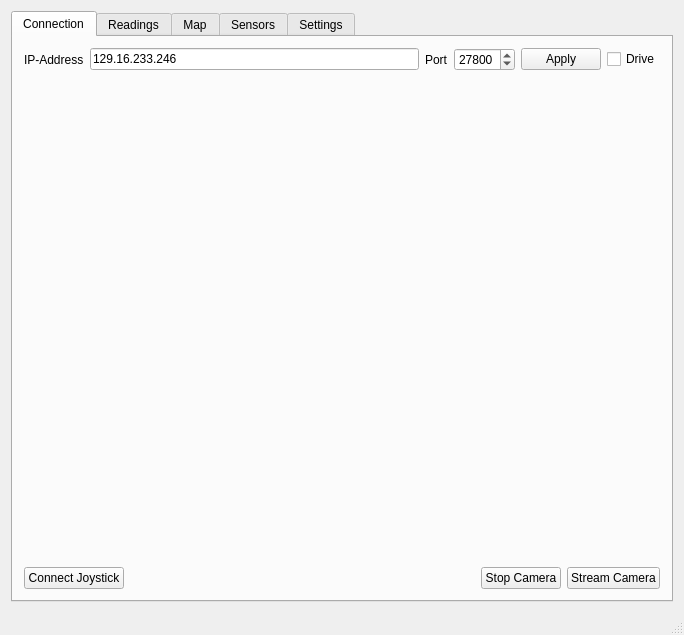
<?xml version="1.0" encoding="UTF-8"?>
<ui version="4.0">
 <class>MainWindow</class>
 <widget class="QMainWindow" name="MainWindow">
  <property name="geometry">
   <rect>
    <x>0</x>
    <y>0</y>
    <width>684</width>
    <height>635</height>
   </rect>
  </property>
  <property name="windowTitle">
   <string>MainWindow</string>
  </property>
  <widget class="QWidget" name="centralWidget">
   <layout class="QHBoxLayout" name="horizontalLayout">
    <item>
     <widget class="QTabWidget" name="tabWidget">
      <property name="currentIndex">
       <number>0</number>
      </property>
      <widget class="QWidget" name="tab">
       <attribute name="title">
        <string>Connection</string>
       </attribute>
       <layout class="QVBoxLayout" name="verticalLayout">
        <item>
         <layout class="QHBoxLayout" name="horizontalLayout_3">
          <item>
           <widget class="QLabel" name="label">
            <property name="text">
             <string>IP-Address</string>
            </property>
           </widget>
          </item>
          <item>
           <widget class="QLineEdit" name="ipAddressEdit">
            <property name="text">
             <string>129.16.233.246</string>
            </property>
           </widget>
          </item>
          <item>
           <widget class="QLabel" name="label_2">
            <property name="text">
             <string>Port</string>
            </property>
           </widget>
          </item>
          <item>
           <widget class="QSpinBox" name="portBox">
            <property name="maximum">
             <number>65535</number>
            </property>
            <property name="value">
             <number>27800</number>
            </property>
           </widget>
          </item>
          <item>
           <widget class="QPushButton" name="applyButton">
            <property name="text">
             <string>Apply</string>
            </property>
           </widget>
          </item>
          <item>
           <widget class="QCheckBox" name="sendJoystickCheckBox">
            <property name="text">
             <string>Drive</string>
            </property>
           </widget>
          </item>
         </layout>
        </item>
        <item>
         <widget class="Phonon::VideoWidget" name="videoWidget" native="true">
          <property name="sizePolicy">
           <sizepolicy hsizetype="Preferred" vsizetype="Expanding">
            <horstretch>0</horstretch>
            <verstretch>0</verstretch>
           </sizepolicy>
          </property>
         </widget>
        </item>
        <item>
         <layout class="QHBoxLayout" name="horizontalLayout_4">
          <item>
           <widget class="QPushButton" name="connectJoystickButton">
            <property name="text">
             <string>Connect Joystick</string>
            </property>
           </widget>
          </item>
          <item>
           <spacer name="horizontalSpacer">
            <property name="orientation">
             <enum>Qt::Horizontal</enum>
            </property>
            <property name="sizeHint" stdset="0">
             <size>
              <width>40</width>
              <height>20</height>
             </size>
            </property>
           </spacer>
          </item>
          <item>
           <widget class="QPushButton" name="stopCameraButton">
            <property name="text">
             <string>Stop Camera</string>
            </property>
           </widget>
          </item>
          <item>
           <widget class="QPushButton" name="connectCameraButton">
            <property name="text">
             <string>Stream Camera</string>
            </property>
           </widget>
          </item>
         </layout>
        </item>
       </layout>
      </widget>
      <widget class="QWidget" name="tab_3">
       <attribute name="title">
        <string>Readings</string>
       </attribute>
       <layout class="QVBoxLayout" name="verticalLayout_2">
        <item>
         <layout class="QGridLayout" name="gridLayout">
          <item row="0" column="0">
           <widget class="QLabel" name="label_3">
            <property name="text">
             <string>Motor Battery Voltage (V)</string>
            </property>
           </widget>
          </item>
          <item row="0" column="1">
           <widget class="QLCDNumber" name="vinLcd">
            <property name="minimumSize">
             <size>
              <width>0</width>
              <height>30</height>
             </size>
            </property>
            <property name="numDigits">
             <number>7</number>
            </property>
            <property name="digitCount">
             <number>7</number>
            </property>
            <property name="segmentStyle">
             <enum>QLCDNumber::Filled</enum>
            </property>
            <property name="value" stdset="0">
             <double>0.000000000000000</double>
            </property>
           </widget>
          </item>
          <item row="1" column="0">
           <widget class="QLabel" name="label_4">
            <property name="text">
             <string>Logic Battery Voltage (V)</string>
            </property>
           </widget>
          </item>
          <item row="1" column="1">
           <widget class="QLCDNumber" name="vlogLcd">
            <property name="minimumSize">
             <size>
              <width>0</width>
              <height>30</height>
             </size>
            </property>
            <property name="numDigits">
             <number>7</number>
            </property>
           </widget>
          </item>
          <item row="2" column="0">
           <widget class="QLabel" name="label_5">
            <property name="text">
             <string>Temperature (Deg C)</string>
            </property>
           </widget>
          </item>
          <item row="2" column="1">
           <widget class="QLCDNumber" name="tempLcd">
            <property name="minimumSize">
             <size>
              <width>0</width>
              <height>30</height>
             </size>
            </property>
            <property name="numDigits">
             <number>7</number>
            </property>
           </widget>
          </item>
          <item row="3" column="0">
           <widget class="QLabel" name="label_7">
            <property name="text">
             <string>Speed (m/s)</string>
            </property>
           </widget>
          </item>
          <item row="3" column="1">
           <widget class="QLCDNumber" name="speedLcd">
            <property name="minimumSize">
             <size>
              <width>0</width>
              <height>30</height>
             </size>
            </property>
            <property name="numDigits">
             <number>7</number>
            </property>
           </widget>
          </item>
         </layout>
        </item>
        <item>
         <spacer name="verticalSpacer">
          <property name="orientation">
           <enum>Qt::Vertical</enum>
          </property>
          <property name="sizeHint" stdset="0">
           <size>
            <width>20</width>
            <height>256</height>
           </size>
          </property>
         </spacer>
        </item>
        <item>
         <layout class="QGridLayout" name="gridLayout_2">
          <item row="0" column="0">
           <widget class="QLabel" name="label_8">
            <property name="text">
             <string>Motor Battery Charge (%)</string>
            </property>
           </widget>
          </item>
          <item row="0" column="1">
           <widget class="QProgressBar" name="vinBar">
            <property name="minimum">
             <number>12000</number>
            </property>
            <property name="maximum">
             <number>16800</number>
            </property>
            <property name="value">
             <number>12000</number>
            </property>
           </widget>
          </item>
          <item row="1" column="0">
           <widget class="QLabel" name="label_9">
            <property name="text">
             <string>Logic Battery Charge (%)</string>
            </property>
           </widget>
          </item>
          <item row="1" column="1">
           <widget class="QProgressBar" name="vlogBar">
            <property name="minimum">
             <number>6000</number>
            </property>
            <property name="maximum">
             <number>8400</number>
            </property>
            <property name="value">
             <number>6000</number>
            </property>
           </widget>
          </item>
         </layout>
        </item>
        <item>
         <layout class="QHBoxLayout" name="horizontalLayout_5">
          <item>
           <spacer name="horizontalSpacer_2">
            <property name="orientation">
             <enum>Qt::Horizontal</enum>
            </property>
            <property name="sizeHint" stdset="0">
             <size>
              <width>40</width>
              <height>20</height>
             </size>
            </property>
           </spacer>
          </item>
          <item>
           <widget class="QCheckBox" name="updateReadingskBox">
            <property name="text">
             <string>Update Readings</string>
            </property>
           </widget>
          </item>
         </layout>
        </item>
       </layout>
      </widget>
      <widget class="QWidget" name="tab_4">
       <attribute name="title">
        <string>Map</string>
       </attribute>
       <layout class="QVBoxLayout" name="verticalLayout_3">
        <item>
         <layout class="QHBoxLayout" name="horizontalLayout_6">
          <item>
           <widget class="QLabel" name="label_6">
            <property name="text">
             <string>X</string>
            </property>
           </widget>
          </item>
          <item>
           <widget class="QSpinBox" name="xPosSpinBox">
            <property name="minimum">
             <number>-10000</number>
            </property>
            <property name="maximum">
             <number>10000</number>
            </property>
           </widget>
          </item>
          <item>
           <widget class="QLabel" name="label_10">
            <property name="text">
             <string>Y</string>
            </property>
           </widget>
          </item>
          <item>
           <widget class="QSpinBox" name="yPosSpinBox">
            <property name="minimum">
             <number>-10000</number>
            </property>
            <property name="maximum">
             <number>10000</number>
            </property>
            <property name="value">
             <number>0</number>
            </property>
           </widget>
          </item>
          <item>
           <widget class="QLabel" name="label_11">
            <property name="text">
             <string>Alpha</string>
            </property>
           </widget>
          </item>
          <item>
           <widget class="QSpinBox" name="angleSpinBox">
            <property name="maximum">
             <number>359</number>
            </property>
           </widget>
          </item>
          <item>
           <spacer name="horizontalSpacer_3">
            <property name="orientation">
             <enum>Qt::Horizontal</enum>
            </property>
            <property name="sizeHint" stdset="0">
             <size>
              <width>40</width>
              <height>20</height>
             </size>
            </property>
           </spacer>
          </item>
          <item>
           <widget class="QPushButton" name="setPositionButton">
            <property name="text">
             <string>Set Position</string>
            </property>
           </widget>
          </item>
         </layout>
        </item>
        <item>
         <widget class="MapWidget" name="mapWidget" native="true">
          <property name="sizePolicy">
           <sizepolicy hsizetype="Preferred" vsizetype="Expanding">
            <horstretch>0</horstretch>
            <verstretch>0</verstretch>
           </sizepolicy>
          </property>
         </widget>
        </item>
        <item>
         <layout class="QHBoxLayout" name="horizontalLayout_7">
          <item>
           <spacer name="horizontalSpacer_4">
            <property name="orientation">
             <enum>Qt::Horizontal</enum>
            </property>
            <property name="sizeHint" stdset="0">
             <size>
              <width>40</width>
              <height>20</height>
             </size>
            </property>
           </spacer>
          </item>
          <item>
           <widget class="QCheckBox" name="updatePosBox">
            <property name="text">
             <string>Update position from car</string>
            </property>
           </widget>
          </item>
         </layout>
        </item>
       </layout>
      </widget>
      <widget class="QWidget" name="tab_5">
       <attribute name="title">
        <string>Sensors</string>
       </attribute>
       <layout class="QVBoxLayout" name="verticalLayout_4">
        <item>
         <layout class="QGridLayout" name="gridLayout_3">
          <item row="0" column="0">
           <widget class="QLabel" name="label_12">
            <property name="text">
             <string>Sensor 1</string>
            </property>
           </widget>
          </item>
          <item row="0" column="1">
           <widget class="QLCDNumber" name="sensor1Lcd">
            <property name="minimumSize">
             <size>
              <width>0</width>
              <height>25</height>
             </size>
            </property>
            <property name="baseSize">
             <size>
              <width>0</width>
              <height>0</height>
             </size>
            </property>
            <property name="mode">
             <enum>QLCDNumber::Hex</enum>
            </property>
           </widget>
          </item>
          <item row="0" column="2">
           <widget class="QProgressBar" name="sensor1Bar">
            <property name="maximum">
             <number>350</number>
            </property>
            <property name="value">
             <number>24</number>
            </property>
            <property name="format">
             <string>%v cm</string>
            </property>
           </widget>
          </item>
          <item row="1" column="0">
           <widget class="QLabel" name="label_13">
            <property name="text">
             <string>Sensor 2</string>
            </property>
           </widget>
          </item>
          <item row="1" column="1">
           <widget class="QLCDNumber" name="sensor2Lcd">
            <property name="minimumSize">
             <size>
              <width>0</width>
              <height>25</height>
             </size>
            </property>
            <property name="mode">
             <enum>QLCDNumber::Hex</enum>
            </property>
           </widget>
          </item>
          <item row="1" column="2">
           <widget class="QProgressBar" name="sensor2Bar">
            <property name="maximum">
             <number>350</number>
            </property>
            <property name="value">
             <number>24</number>
            </property>
            <property name="format">
             <string>%v cm</string>
            </property>
           </widget>
          </item>
         </layout>
        </item>
        <item>
         <spacer name="verticalSpacer_2">
          <property name="orientation">
           <enum>Qt::Vertical</enum>
          </property>
          <property name="sizeHint" stdset="0">
           <size>
            <width>20</width>
            <height>425</height>
           </size>
          </property>
         </spacer>
        </item>
        <item>
         <layout class="QHBoxLayout" name="horizontalLayout_8">
          <item>
           <spacer name="horizontalSpacer_5">
            <property name="orientation">
             <enum>Qt::Horizontal</enum>
            </property>
            <property name="sizeHint" stdset="0">
             <size>
              <width>40</width>
              <height>20</height>
             </size>
            </property>
           </spacer>
          </item>
          <item>
           <widget class="QCheckBox" name="sensorUpdatekBox">
            <property name="text">
             <string>Update Sensors</string>
            </property>
           </widget>
          </item>
         </layout>
        </item>
       </layout>
      </widget>
      <widget class="QWidget" name="tab_2">
       <attribute name="title">
        <string>Settings</string>
       </attribute>
       <layout class="QHBoxLayout" name="horizontalLayout_2">
        <item>
         <widget class="SettingsWidget" name="settingsWidget" native="true"/>
        </item>
       </layout>
      </widget>
     </widget>
    </item>
   </layout>
  </widget>
  <widget class="QMenuBar" name="menuBar">
   <property name="geometry">
    <rect>
     <x>0</x>
     <y>0</y>
     <width>684</width>
     <height>23</height>
    </rect>
   </property>
  </widget>
  <widget class="QStatusBar" name="statusBar"/>
 </widget>
 <layoutdefault spacing="6" margin="11"/>
 <customwidgets>
  <customwidget>
   <class>SettingsWidget</class>
   <extends>QWidget</extends>
   <header>settingswidget.h</header>
   <container>1</container>
  </customwidget>
  <customwidget>
   <class>Phonon::VideoWidget</class>
   <extends>QWidget</extends>
   <header location="global">phonon_videowidget.h</header>
   <container>1</container>
  </customwidget>
  <customwidget>
   <class>MapWidget</class>
   <extends>QWidget</extends>
   <header>mapwidget.h</header>
   <container>1</container>
  </customwidget>
 </customwidgets>
 <resources/>
 <connections/>
</ui>
